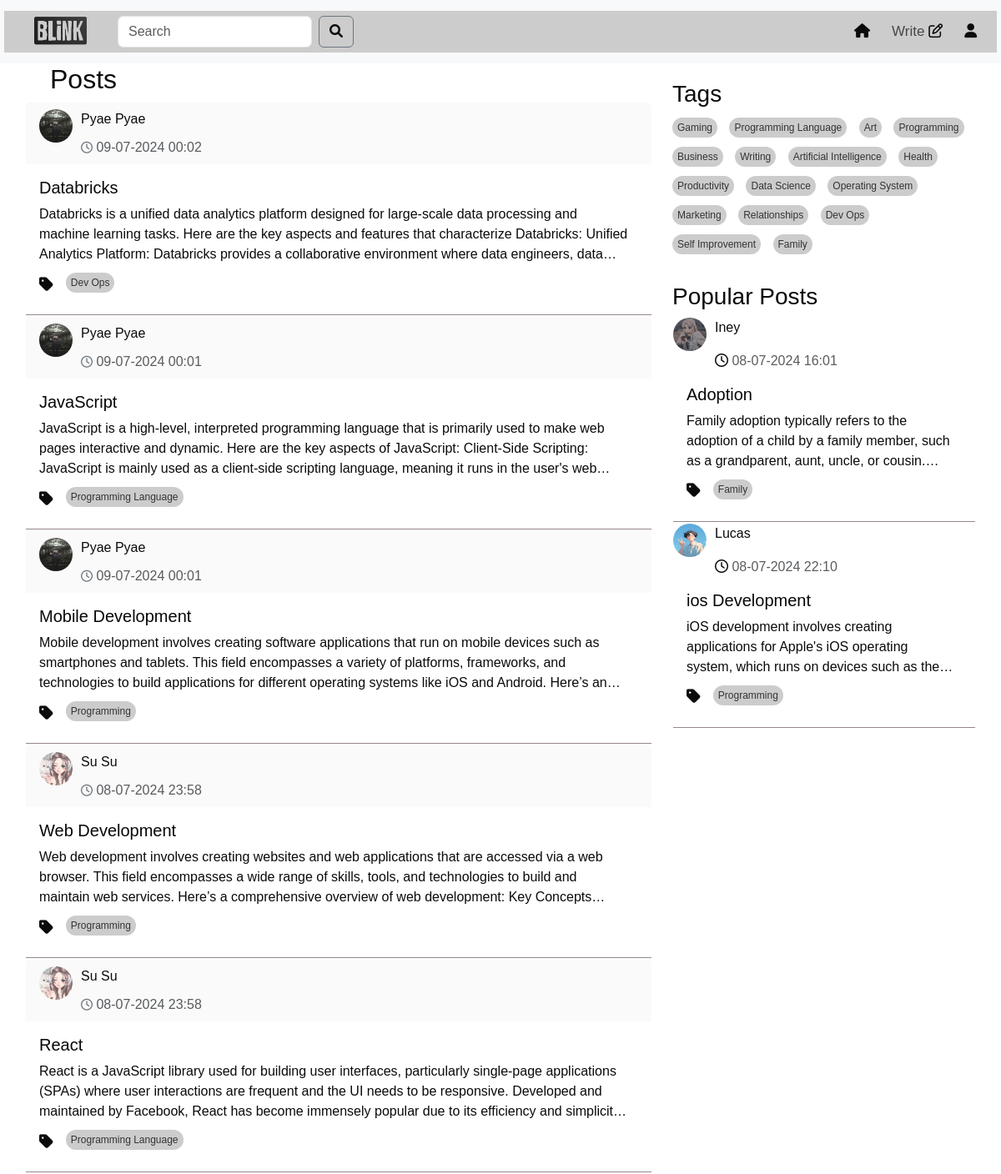
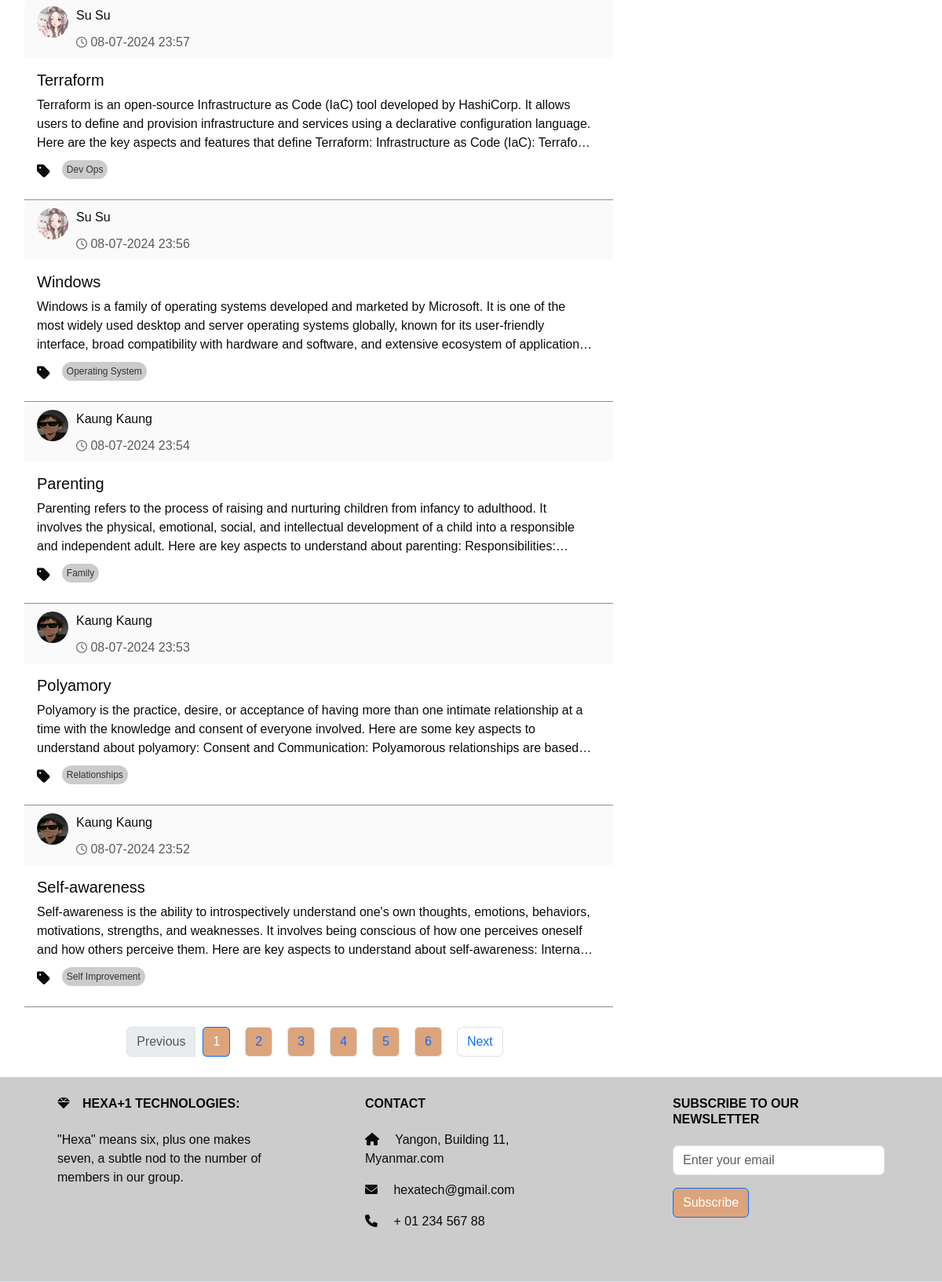
/home (signed in), run on the app's committed database (2 pictures, top to bottom).
### models.py (models this page shows, shortened)
class Post(db.Model):
    id = db.Column(db.Integer, primary_key=True)
    title = db.Column(db.Text())
    content = db.Column(db.Text())
    tag = db.Column(db.Text(), nullable=False)
    user_id = db.Column(db.Integer, db.ForeignKey('user.id'), nullable=False)
    created_date = db.Column(db.DateTime,default=datetime.datetime.now)
    likes = db.Column(db.Integer, default=0)
    meta = db.Column(db.Text, nullable=True)
    comments = db.relationship('Comment', backref='post',cascade="all, delete", lazy=True)

class User(UserMixin,db.Model):
    id = db.Column(db.Integer, primary_key=True)
    username = db.Column(db.String(50), unique=True)
    email =db.Column(db.String(50), unique=True)
    password = db.Column(db.String(100))
    bio = db.Column(db.String(50))
    profile_picture = db.Column(db.String(250))
    posts = db.relationship('Post', backref='author', lazy=True)
    comments = db.relationship('Comment', backref='author', lazy=True)

### route.py (the view)
@app.route('/home',methods=['GET', 'POST'])
@login_required
def home(limit=2):
    page = request.args.get('page', 1, type=int)
    per_page = 10  # Number of posts per page
    post = get_posts(page, per_page)  # Assuming you have a function to get paginated posts
    unique_tags = list(set(tag for tag, in Post.query.with_entities(Post.tag).distinct()))
    popular_posts = Post.query.order_by(Post.likes.desc()).limit(limit).all()
    forms=SearchForm()
    query = forms.search.data
    if forms.validate_on_submit():
         search_results = Post.query.filter(Post.title.ilike(f'%{query}%')).all()
         return render_template('search_results.html' ,post=post, search_results =search_results ,
                                form = forms ,popular_posts = popular_posts,tags=unique_tags)
    return render_template("home.html", post=post ,form=forms  ,popular_posts = popular_posts,tags=unique_tags)

### forms.py
class SearchForm(FlaskForm):
    search = StringField('Search ', validators=[DataRequired()])
    submit = SubmitField('Search')

### route.py (called while the page is built)
@login_manager.user_loader
def loader_user(user_id):
    return User.query.get(user_id)

def get_posts(page, per_page, tag=None):
    if tag:
        return Post.query.filter(Post.tag.in_([tag])).paginate(page=page, per_page=per_page, error_out=False)
    return Post.query.order_by(Post.created_date.desc()).paginate(page=page, per_page=per_page, error_out=False)

### templates/home.html (shortened to what this page needs)
<!DOCTYPE html>
<html lang="en">
  <head>
    <link
      href="https://cdn.jsdelivr.net/npm/bootstrap@5.3.3/dist/css/bootstrap.min.css"
      rel="stylesheet"
    />
    <link
      href="https://cdnjs.cloudflare.com/ajax/libs/font-awesome/6.0.0-beta3/css/all.min.css"
      rel="stylesheet"
    />
    <link
      rel="stylesheet"
      href="https://cdnjs.cloudflare.com/ajax/libs/font-awesome/5.15.4/css/all.min.css"
    />
    <link
      href="https://cdnjs.cloudflare.com/ajax/libs/font-awesome/6.0.0-beta3/css/all.min.css"
      rel="stylesheet"
    />
    <link
      href="https://cdn.jsdelivr.net/npm/bootstrap@5.3.3/dist/css/bootstrap.min.css"
      rel="stylesheet"
    />
    <link
      href="https://cdnjs.cloudflare.com/ajax/libs/font-awesome/6.0.0-beta3/css/all.min.css"
      rel="stylesheet"
    />
    <link rel="stylesheet" href="/static/home.css" />
    <link rel="stylesheet" href="/static/topnav.css" />
  </head>
  <body>
    {% include 'topnav.html' %}
    <div class="container">
      <div class="row">
        <div class="col-sm-8">
          <div id="posts-container">
            <h2 style="margin-left:30px"><bold> Posts </bold></h2>
            {% for post in post.items %}
            <div class="card">
              <div
                class="card-header d-flex justify-content-between align-items-center"
              >
                <div class="profile-image">
                  <a
                    class="nav-link"
                    href="{{ url_for('profile',user_id=post.user_id) }}"
                    ><img
                      src="{{ url_for('static', filename='/photo/user_profile/'+post.author.profile_picture) }}"
                      width="60"
                      height="60"
                      alt=""
                  /></a>
                  <div style="width: 300px">
                    <p id="name">
                      <a
                        class="nav-link"
                        href="{{ url_for('profile',user_id=post.user_id) }}"
                        >{{post.author.username}}</a
                      >
                    </p>
                    <p class="text-muted mb-0">
                      <i class="fa-regular fa-clock"></i>
                      {{post.created_date.strftime('%d-%m-%Y %H:%M')}}
                    </p>
                  </div>
                </div>
              </div>
              <div class="card-body">
                <a
                  class="nav-link"
                  href="{{ url_for('full_post',post_id=post.id) }}"
                >
                  <h5 class="card-title">{{post.title}}</h5>
                  <p class="card-text" id="card-description">
                    {{post.meta | safe}}
                  </p>
                  <div class="tags-container">
                    <ul class="list-group list-group-horizontal">
                      <i class="fas fa-tag"></i>
                      <a
                        href="{{ url_for('home_tag',tag=post.tag ) }}"
                        class="tag"
                        >{{post.tag}}
                      </a>
                    </ul>
                  </div>
                </a>
              </div>
              <div
                class="card-end"
                style="border-bottom: #958787 solid 1px"
              ></div>
            </div>
            {% endfor %}
          </div>
          <nav aria-label="Page navigation" class="mt-4">
            <ul class="pagination justify-content-center" style="gap: 10px">
              <li
                class="page-item {% if not post.has_prev %}disabled{% endif %}"
              >
                {% if post.has_prev %}
                <a class="page-link" href="?page={{ post.prev_num }}"
                  >Previous</a
                >
                {% else %}
                <span class="page-link">Previous</span>
                {% endif %}
              </li>
              {% for page_num in post.iter_pages() %} {% if page_num %}
              <li
                class="page-item {% if post.page == page_num %}active{% endif %}"
              >
                <a
                  class="page-link"
                  href="?page={{ page_num }}"
                  style="background-color:  #DCA47C"
                  >{{ page_num }}</a
                >
              </li>
              {% else %}
              <li class="page-item disabled">
                <span class="page-link">...</span>
              </li>
              {% endif %} {% endfor %}
              <li
                class="page-item {% if not post.has_next %}disabled{% endif %}"
              >
                {% if post.has_next %}
                <a class="page-link" href="?page={{ post.next_num }}">Next</a>
                {% else %}
                <span class="page-link">Next</span>
                {% endif %}
              </li>
            </ul>
          </nav>
        </div>
        {% include 'sidenav.html' %}
      </div>
    </div>
    {% include 'footer.html' %}
  </body>
</html>

### templates/sidenav.html (shortened to what this page needs)
<!DOCTYPE html>
<html lang="en">
  <head>
    <link
      href="https://cdn.jsdelivr.net/npm/bootstrap@5.3.3/dist/css/bootstrap.min.css"
      rel="stylesheet"
    />
    <link
      href="https://cdnjs.cloudflare.com/ajax/libs/font-awesome/6.0.0-beta3/css/all.min.css"
      rel="stylesheet"
    />
    <link
      rel="stylesheet"
      href="https://cdnjs.cloudflare.com/ajax/libs/font-awesome/5.15.4/css/all.min.css"
    />
    <link
      href="https://cdnjs.cloudflare.com/ajax/libs/font-awesome/6.0.0-beta3/css/all.min.css"
      rel="stylesheet"
    />
    <link rel="stylesheet" href="/static/home.css" />
  </head>
  <body>
    <div class="col-sm-4 " id="right-column">
      <div class="tags-section">
        <h3>Tags</h3>
        <div class="tags-container">
          {% if tags %} {% for tag in tags %}
          <a href="{{ url_for('home_tag',tag=tag ) }}" class="tag">{{ tag }}</a>
          {% endfor %} {% else %}
          <p>No tags available</p>
          {% endif %}
        </div>
      </div>
      <div class="mt-4">
        <h3>Popular Posts</h3>
        {% for popular_post in popular_posts %}
        <div class="card">
          <div>
            <div class="profile-image">
              <a
                class="nav-link"
                href="{{ url_for('profile',user_id=popular_post.user_id) }}"
                ><img
                  src="{{ url_for('static', filename='/photo/user_profile/'+popular_post.author.profile_picture) }}"
                  width="60"
                  height="60"
                  alt=""
              /></a>
              <div style="width: 300px">
                <p id="name">
                  <a
                    class="nav-link"
                    href="{{ url_for('profile',user_id=popular_post.user_id) }}"
                    >{{popular_post.author.username}}</a
                  >
                </p>
                <p class="text-muted mb-0">
                  <i class="fa-regular fa-clock"></i>
                  {{popular_post.created_date.strftime('%d-%m-%Y %H:%M')}}
                </p>
              </div>
            </div>
          </div>
          <div class="card-body">
            <a
              class="nav-link"
              href="{{ url_for('full_post',post_id=popular_post.id) }}"
            >
              <h5 class="card-title" id="popular">{{popular_post.title}}</h5>
              <p class="card-text" id="card-description">
                {{popular_post.meta |safe }}
              </p>
              <div class="tags-container">
                <ul class="list-group list-group-horizontal">
                  <i class="fas fa-tag"></i>
                  <a
                    href="{{ url_for('home_tag',tag=popular_post.tag ) }}"
                    class="tag"
                    >{{popular_post.tag}}</a
                  >
                </ul>
              </div>
            </a>
          </div>
          <div class="card-end" style="border-bottom: #958787 solid 1px"></div>
        </div>
        {% endfor %}
      </div>
    </div>
  </body>
</html>

### static/home.css (style rules this page uses)
* { color: #0c0b0b; font-family: sans-serif; margin: 0; padding: 0; box-sizing: border-box; }
.container { background: #fff; padding: 0; margin-top: 0; z-index: 1; }
.card { color: #070707; border-color: #ffffff; background-color: #ffffff; }
.card-header { padding: 10px; background-color: #fafafa; border-bottom: 1px solid #ccc; display: flex; align-items: center; border-bottom: none !important; }
.card-header { display: flex; flex-direction: row; justify-content: space-between; align-items: center; padding: 0.5rem 1rem; }
.profile-image { margin-right: 10px; }
.profile-image img { border-radius: 50%; width: 40px; height: 40px; }
.card-header p { margin: 0; }
.card-header i { margin: 0; font-size: 14px; color: #6c757d; }
.card-body { background-color: #ffffff; }
.card-text { overflow: hidden; text-overflow: ellipsis; display: -webkit-box; -webkit-line-clamp: 3; -webkit-box-orient: vertical; transition: -webkit-line-clamp 0.5s ease; }
.profile-image { float: left; display: flex; justify-content: center; margin-right: 1rem; }
.profile-image img { border-radius: 50%; }
#right-column { position: -webkit-sticky; position: sticky; top: 0; overflow-y: auto; padding-top: 20px; }
ul { display: flex; }
#right-column { position: -webkit-sticky; position: sticky; top: 0; height: 100vh; overflow-y: hidden; padding-top: 20px; z-index: 1; }
.tags-container { margin-top: 10px; }
.fa-tag { font-size: 1.2em; margin-right: 5px; vertical-align: middle; }
.tags-container .tag { background-color: #ccc; color: #333; padding: 3px 6px; margin-right: 10px; border-radius: 20px; text-decoration: none; font-size: 12px; display: inline-block; }

### static/topnav.css (style rules this page uses)
* { color: #0c0b0b; font-family: sans-serif; margin: 0; padding: 0; box-sizing: border-box; }
.container { background: #fff; padding: 0; margin-top: 0; z-index: 1; }
.d-flex { padding-left: 20px; background-color: #ccc; }
.row a { border-radius: 15%; margin-bottom: 10px; margin-right: 10px; }

### data on the page
Post: profile_picture (picture), author.username "Pyae Pyae", created_date "09-07-2024 00:02", title "Databricks", meta "Databricks is a unified data analytics platform designed for large-scale data processing and machine learning tasks. Here are the key aspects and features that characterize Databricks: Unified Analytics Platform: Databricks provides a collaborative environment where data engineers,…", tag "Dev Ops"
Post: profile_picture (picture), author.username "Pyae Pyae", created_date "09-07-2024 00:01", title "JavaScript", meta "JavaScript is a high-level, interpreted programming language that is primarily used to make web pages interactive and dynamic. Here are the key aspects of JavaScript: Client-Side Scripting: JavaScript is mainly used as a client-side scripting language, meaning it runs in the user's…", tag "Programming Language"
Post: profile_picture (picture), author.username "Pyae Pyae", created_date "09-07-2024 00:01", title "Mobile Development", meta "Mobile development involves creating software applications that run on mobile devices such as smartphones and tablets. This field encompasses a variety of platforms, frameworks, and technologies to build applications for different operating systems like iOS and Android. Here’s…", tag "Programming"
Post: profile_picture (picture), author.username "Su Su", created_date "08-07-2024 23:58", title "Web Development", meta "Web development involves creating websites and web applications that are accessed via a web browser. This field encompasses a wide range of skills, tools, and technologies to build and maintain web services. Here’s a comprehensive overview of web development: Key…", tag "Programming"
Post: profile_picture (picture), author.username "Su Su", created_date "08-07-2024 23:58", title "React", meta "React is a JavaScript library used for building user interfaces, particularly single-page applications (SPAs) where user interactions are frequent and the UI needs to be responsive. Developed and maintained by Facebook, React has become immensely popular due to its efficiency and…", tag "Programming Language"
Post: profile_picture (picture), author.username "Su Su", created_date "08-07-2024 23:57", title "Terraform", meta "Terraform is an open-source Infrastructure as Code (IaC) tool developed by HashiCorp. It allows users to define and provision infrastructure and services using a declarative configuration language. Here are the key aspects and features that define Terraform: Infrastructure as Code (IaC):…", tag "Dev Ops"
Post: profile_picture (picture), author.username "Su Su", created_date "08-07-2024 23:56", title "Windows", meta "Windows is a family of operating systems developed and marketed by Microsoft. It is one of the most widely used desktop and server operating systems globally, known for its user-friendly interface, broad compatibility with hardware and software, and extensive ecosystem of…", tag "Operating System"
Post: profile_picture (picture), author.username "Kaung Kaung", created_date "08-07-2024 23:54", title "Parenting", meta "Parenting refers to the process of raising and nurturing children from infancy to adulthood. It involves the physical, emotional, social, and intellectual development of a child into a responsible and independent adult. Here are key aspects to understand about parenting:…", tag "Family"
Post: profile_picture (picture), author.username "Kaung Kaung", created_date "08-07-2024 23:53", title "Polyamory", meta "Polyamory is the practice, desire, or acceptance of having more than one intimate relationship at a time with the knowledge and consent of everyone involved. Here are some key aspects to understand about polyamory: Consent and Communication: Polyamorous relationships are…", tag "Relationships"
Post: profile_picture (picture), author.username "Kaung Kaung", created_date "08-07-2024 23:52", title "Self-awareness", meta "Self-awareness is the ability to introspectively understand one's own thoughts, emotions, behaviors, motivations, strengths, and weaknesses. It involves being conscious of how one perceives oneself and how others perceive them. Here are key aspects to understand about self-awareness:…", tag "Self Improvement"
Post: profile_picture (picture), author.username "Iney", created_date "08-07-2024 16:01", title "Adoption", meta "Family adoption typically refers to the adoption of a child by a family member, such as a grandparent, aunt, uncle, or…", tag "Family"
Post: profile_picture (picture), author.username "Lucas", created_date "08-07-2024 22:10", title "ios Development", meta "iOS development involves creating applications for Apple's iOS operating system, which runs on devices such as…", tag "Programming"

### other printed values
{{ page_num }} "1" "2" "3" "4" "5" "6"
{{ tag }} "Gaming" "Programming Language" "Art" "Programming" "Business" "Writing" "Artificial Intelligence" "Health" "Productivity" "Data Science" "Operating System" "Marketing" "Relationships" "Dev Ops" "Self Improvement" "Family"
